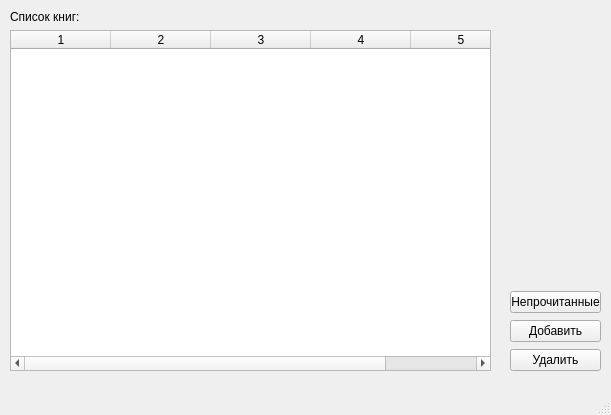
<?xml version="1.0" encoding="UTF-8"?>
<ui version="4.0">
 <class>MainWindow</class>
 <widget class="QMainWindow" name="MainWindow">
  <property name="geometry">
   <rect>
    <x>0</x>
    <y>0</y>
    <width>611</width>
    <height>415</height>
   </rect>
  </property>
  <property name="windowTitle">
   <string>MainWindow</string>
  </property>
  <widget class="QWidget" name="centralwidget">
   <widget class="QWidget" name="">
    <property name="geometry">
     <rect>
      <x>10</x>
      <y>10</y>
      <width>481</width>
      <height>361</height>
     </rect>
    </property>
    <layout class="QVBoxLayout" name="verticalLayout_2">
     <item>
      <widget class="QLabel" name="label">
       <property name="text">
        <string>Список книг:</string>
       </property>
      </widget>
     </item>
     <item>
      <widget class="QTableWidget" name="tableWidget">
       <property name="rowCount">
        <number>0</number>
       </property>
       <property name="columnCount">
        <number>5</number>
       </property>
       <column/>
       <column/>
       <column/>
       <column/>
       <column/>
      </widget>
     </item>
    </layout>
   </widget>
   <widget class="QWidget" name="">
    <property name="geometry">
     <rect>
      <x>510</x>
      <y>290</y>
      <width>91</width>
      <height>83</height>
     </rect>
    </property>
    <layout class="QVBoxLayout" name="verticalLayout">
     <item>
      <widget class="QPushButton" name="pushButton_resding">
       <property name="text">
        <string>Непрочитанные</string>
       </property>
      </widget>
     </item>
     <item>
      <widget class="QPushButton" name="pushButton_create">
       <property name="text">
        <string>Добавить</string>
       </property>
      </widget>
     </item>
     <item>
      <widget class="QPushButton" name="pushButton_delite">
       <property name="text">
        <string>Удалить</string>
       </property>
      </widget>
     </item>
    </layout>
   </widget>
  </widget>
  <widget class="QMenuBar" name="menubar">
   <property name="geometry">
    <rect>
     <x>0</x>
     <y>0</y>
     <width>611</width>
     <height>21</height>
    </rect>
   </property>
  </widget>
  <widget class="QStatusBar" name="statusbar"/>
 </widget>
 <resources/>
 <connections/>
</ui>
